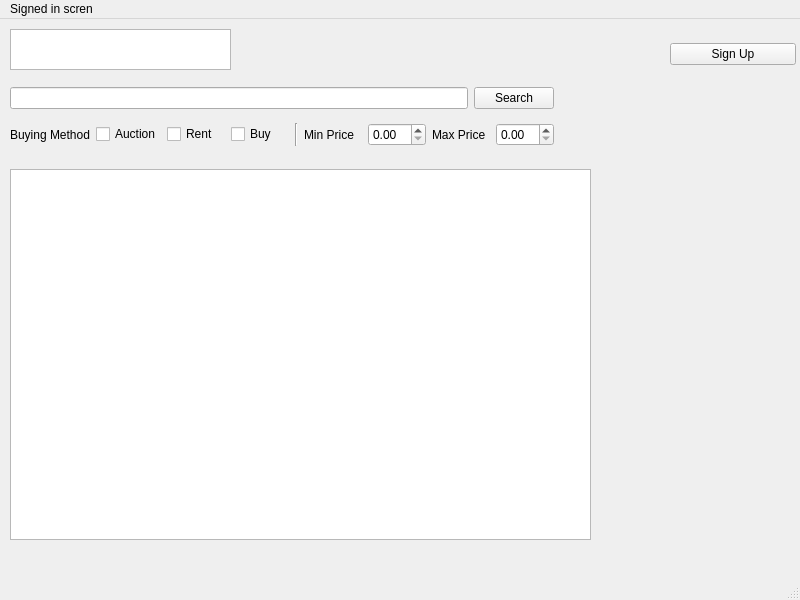
<?xml version="1.0" encoding="UTF-8"?>
<ui version="4.0">
 <class>MainWindow</class>
 <widget class="QMainWindow" name="MainWindow">
  <property name="geometry">
   <rect>
    <x>0</x>
    <y>0</y>
    <width>800</width>
    <height>600</height>
   </rect>
  </property>
  <property name="windowTitle">
   <string>MainWindow</string>
  </property>
  <widget class="QWidget" name="centralwidget">
   <widget class="QGraphicsView" name="Logo">
    <property name="geometry">
     <rect>
      <x>10</x>
      <y>10</y>
      <width>221</width>
      <height>41</height>
     </rect>
    </property>
   </widget>
   <widget class="QTableView" name="tableView">
    <property name="geometry">
     <rect>
      <x>10</x>
      <y>150</y>
      <width>581</width>
      <height>371</height>
     </rect>
    </property>
   </widget>
   <widget class="QWidget" name="layoutWidget">
    <property name="geometry">
     <rect>
      <x>10</x>
      <y>60</y>
      <width>544</width>
      <height>76</height>
     </rect>
    </property>
    <layout class="QVBoxLayout" name="verticalLayout">
     <item>
      <layout class="QHBoxLayout" name="horizontalLayout_3">
       <item>
        <widget class="QLineEdit" name="SearchInputBar"/>
       </item>
       <item>
        <widget class="QPushButton" name="SearchSubmissionButton">
         <property name="text">
          <string>Search</string>
         </property>
        </widget>
       </item>
      </layout>
     </item>
     <item>
      <layout class="QHBoxLayout" name="horizontalLayout">
       <item>
        <widget class="QLabel" name="label">
         <property name="text">
          <string>Buying Method</string>
         </property>
        </widget>
       </item>
       <item>
        <widget class="QCheckBox" name="AuctioncheckBox">
         <property name="text">
          <string>Auction</string>
         </property>
        </widget>
       </item>
       <item>
        <widget class="QCheckBox" name="rentcheckbox">
         <property name="text">
          <string>Rent</string>
         </property>
        </widget>
       </item>
       <item>
        <widget class="QCheckBox" name="Buycheckbox">
         <property name="text">
          <string>Buy</string>
         </property>
        </widget>
       </item>
       <item>
        <widget class="Line" name="line">
         <property name="orientation">
          <enum>Qt::Vertical</enum>
         </property>
        </widget>
       </item>
       <item>
        <widget class="QLabel" name="MinLabel">
         <property name="text">
          <string>Min Price</string>
         </property>
        </widget>
       </item>
       <item>
        <widget class="QDoubleSpinBox" name="MindoubleSpinBox"/>
       </item>
       <item>
        <widget class="QLabel" name="MinLabel_2">
         <property name="text">
          <string>Max Price</string>
         </property>
        </widget>
       </item>
       <item>
        <widget class="QDoubleSpinBox" name="MindoubleSpinBox_2"/>
       </item>
      </layout>
     </item>
    </layout>
   </widget>
   <widget class="QWidget" name="layoutWidget_2">
    <property name="geometry">
     <rect>
      <x>670</x>
      <y>10</y>
      <width>126</width>
      <height>51</height>
     </rect>
    </property>
    <layout class="QVBoxLayout" name="verticalLayout_2">
     <item>
      <widget class="QPushButton" name="signup_button">
       <property name="text">
        <string>Sign Up</string>
       </property>
      </widget>
     </item>
    </layout>
   </widget>
   <zorder>layoutWidget</zorder>
   <zorder>Logo</zorder>
   <zorder>tableView</zorder>
   <zorder>layoutWidget_2</zorder>
  </widget>
  <widget class="QMenuBar" name="menubar">
   <property name="geometry">
    <rect>
     <x>0</x>
     <y>0</y>
     <width>800</width>
     <height>22</height>
    </rect>
   </property>
   <widget class="QMenu" name="menuSigned_in_scren">
    <property name="title">
     <string>Signed in scren</string>
    </property>
   </widget>
   <addaction name="menuSigned_in_scren"/>
  </widget>
  <widget class="QStatusBar" name="statusbar"/>
 </widget>
 <resources/>
 <connections/>
</ui>
